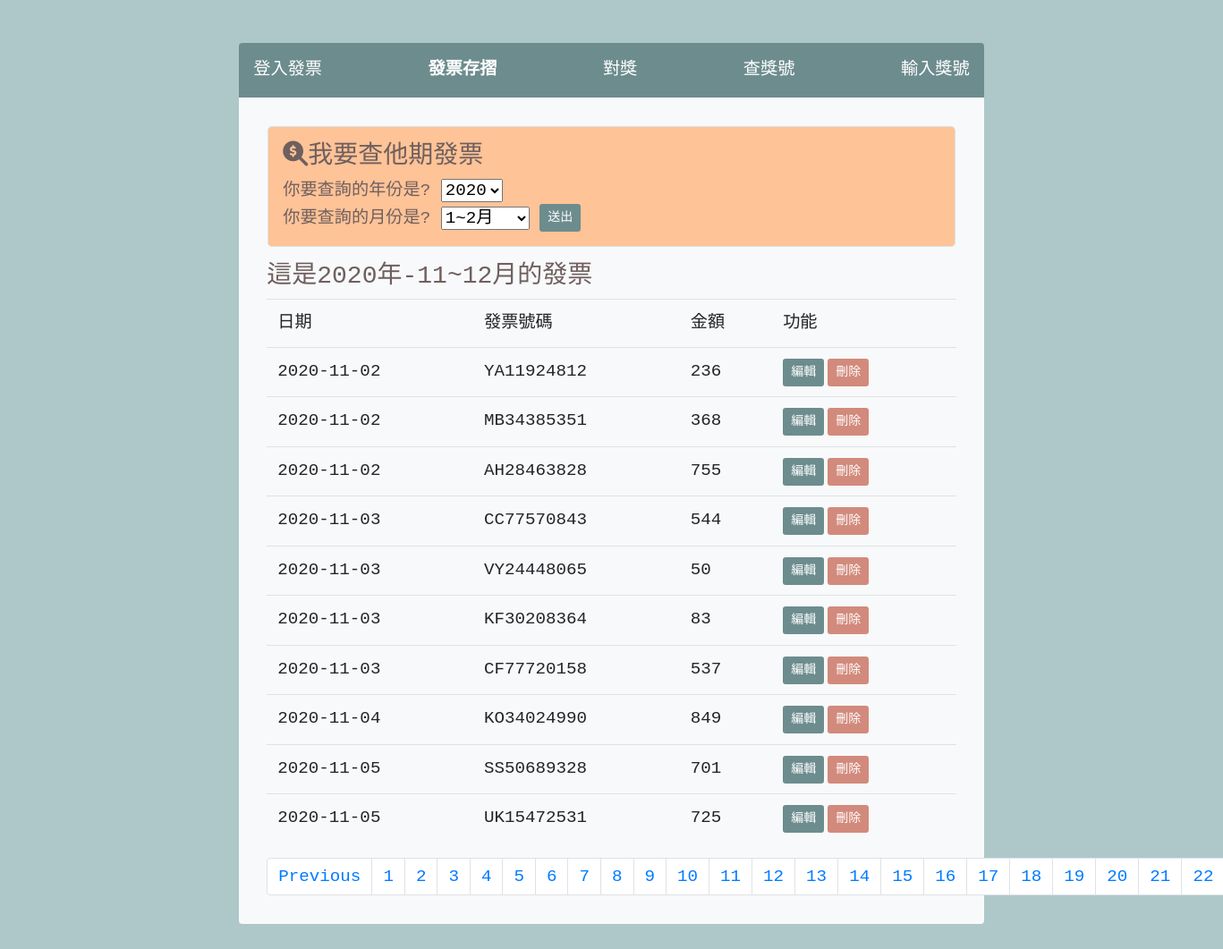
Screenshot of /?do=invoices with the database file from the repository.
### tables this page shows
CREATE TABLE `invoice` (
  `id` int(11) NOT NULL,
  `code` varchar(2) NOT NULL,
  `number` varchar(8) NOT NULL,
  `period` varchar(1) NOT NULL,
  `payment` int(20) NOT NULL,
  `date` date NOT NULL DEFAULT current_timestamp(),
  `year` varchar(4) NOT NULL
);

### invoices.php (the view, shortened to what this page needs)
<div class="rounded rounded-lg info border p-3 d-flex m-3 ">
<form action="?" method="GET">
<h3><i class="fas fa-search-dollar"></i>我要查他期發票</h3>
你要查詢的年份是?
<?php
$year=date('Y');
?>
<select name="chose_year" id="">
<option value="<?=$year;?>" selected><?=$year;?></option>
</select>
<br>
你要查詢的月份是?
<select name="chose_period" id="">
    <option value="1">1~2月</option>
</select>
<input type="submit" value="送出" class="btn btn-sm " style="background:#6D8C8E;color:white">
</form>
</div>
<?php
include_once('base.php');
if (!empty($_GET['chose_period'])) {
  $year=$_GET['chose_year'];
  $period=$_GET['chose_period'];
}elseif(!empty($_GET['page'])){
  $year=$_GET['year'];
  $period=$_GET['period'];
}
else{
  $period=ceil(date('n')/2);
  $year=date('Y');
}
if(!empty($_GET['page'])){
  $i=$_GET['page'];
  $first=(($i-1)*10);
  $last=$first+9;
}else{
  $i=1;
  $first=(($i-1)*10);
}
$sql="SELECT * FROM `invoice` Where `year`='{$year}' && `period`='{$period}' ORDER BY `date` limit {$first},10";
$invoices=$pdo->query($sql)->fetchALL();
switch($period){
case 6:
  $month="11~12";
  break;
    }
    echo "<div class='container'><h3>";
    echo "這是{$year}年-{$month}月的發票";
    echo "</h3>";
?>
<table class='table'>
<tr>
<td>日期</td>
<td>發票號碼</td>
<td>金額</td>
<td>功能</td>
</tr>
<?php
foreach($invoices as $invoice){
    echo '<tr>';
    echo "<td>".$invoice['date']."</td>";
    echo "<td>".$invoice['code'].$invoice['number']."</td>";
    echo "<td>".$invoice['payment']."</td>";
    echo "<td>";
    echo "<a href='?do=editinv&id={$invoice['id']}'><button class='btn btn-sm ' style='background:#6D8C8E;color:white'>編輯</button></a>";
    echo "<a href='?do=delcheck&id={$invoice['id']}&year={$year}&period={$period}'><button class='btn btn-sm mx-1' style='background:#D28A7C;color:white'>刪除</button></a>";
    echo "</td>";
    echo '<tr>';
}
?>
</table>
<?php
$data_amount=$pdo->query("SELECT COUNT(*) FROM `invoice` WHERE `year`='{$year}' && `period`='{$period}'")->fetch();
$page_amount=ceil($data_amount[0]/10);
?>
<nav aria-label="Page navigation example" style='color:#6F5F5E'>
  <ul class="pagination" >
  <li class="page-item"><a class="page-link" href="#">Previous</a></li>
  <?php
  for($i=1;$i<=$page_amount;$i++){
   echo "<li class='page-item'><a class='page-link' href='?do=invoices&year=$year&period=$period&page=$i'>$i</a></li>";
}
    ?>
  </ul>
</nav>
</div>

### index.php (shortened to what this page needs)
<!DOCTYPE html>
<html lang="en">
<head>
    <link rel="stylesheet" href="https://stackpath.bootstrapcdn.com/bootstrap/4.2.1/css/bootstrap.min.css">
</head>
<body >
    <div class="container mx-auto my-5">
      <div class=" col-9 d-flex   rounded-top justify-content-between p-3 mx-auto" style="background:#6D8C8E">
        <?php
        $set="";
        $invoices="";
        $doaward="";
        $lookaward="";
        $inputaward="";
        if (isset($_GET['do'])) {
            switch ($_GET['do']) {
                case 'invoices':
                    $invoices="font-weight-bold";
                    break;
            }
        }
        ?>
            <div class="nav center  <?=$set?>"><a href="?do=set" class="text-white">登入發票</a></div>
            <div class="nav center  text-white <?=$invoices?>"><a href="?do=invoices" class="text-white" >發票存摺</a></div>
            <div class="nav center  text-white <?=$doaward?>"><a href="?do=doaward" class="text-white" >對獎</a></div>
            <div class="nav center  text-white <?=$lookaward?>"><a href="?do=lookaward" class="text-white" >查獎號</a></div>
            <div class="nav center  text-white <?=$inputaward?>"><a href="?do=inputaward" class="text-white" >輸入獎號</a></div>
      </div>
      <div class=" col-9  mx-auto p-3 rounded-bottom bg-light" style=''>
      <?php
      if (isset($_GET['do'])) {
          include_once("{$_GET['do']}.php");
      }else{include_once("set.php");}
      ?>
      </div>
    </div>
</body>
</html>

### index.php (style rules this page uses)
body { background:#AEC8CA; color:#6F5F5E; font-family:monospace; font-size:1.2rem; }
.info { background:#FEC397; }

### rows the page displays
invoice: date "2020-11-02", code "YA", number "11924812", payment "236"
invoice: date "2020-11-02", code "MB", number "34385351", payment "368"
invoice: date "2020-11-02", code "AH", number "28463828", payment "755"
invoice: date "2020-11-03", code "CC", number "77570843", payment "544"
invoice: date "2020-11-03", code "VY", number "24448065", payment "50"
invoice: date "2020-11-03", code "KF", number "30208364", payment "83"
invoice: date "2020-11-03", code "CF", number "77720158", payment "537"
invoice: date "2020-11-04", code "KO", number "34024990", payment "849"
invoice: date "2020-11-05", code "SS", number "50689328", payment "701"
invoice: date "2020-11-05", code "UK", number "15472531", payment "725"

### other values shown
$year "2020"
$month "11~12"
form field chose_year "2020"
